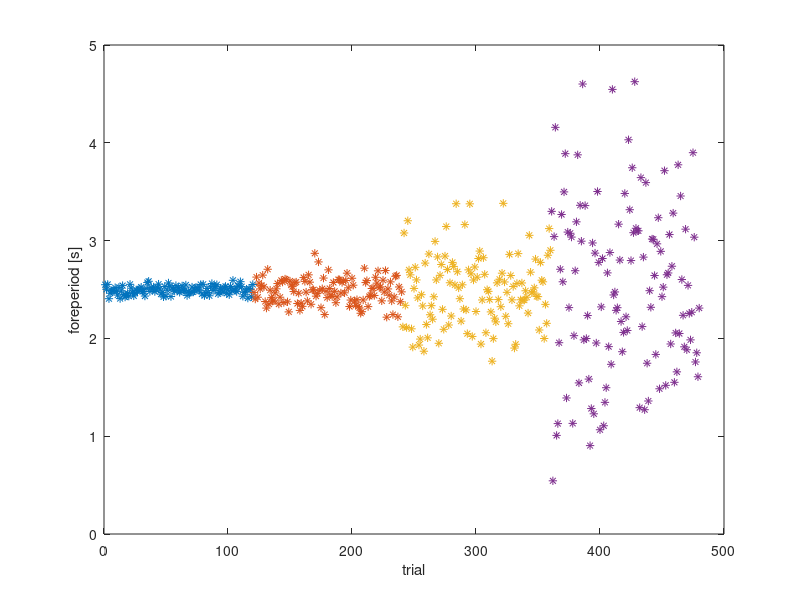

MATLAB code to generate this figure: (Note: this script raises an error after producing the figure.)

rng('shuffle')

%% parameters

t = 0:0.001:5;
m = 2.5;
s = logspace(log10(0.04), log10(0.95), 4);
% s = linspace(0.04, 0.95, 5);

n = 120;


%% sample some foreperiods and plot
figure(1);clf;

foreperiods = nan(n,size(s,2));

for i = 1:size(s,2)
    
x = normpdf(t,m,s(i));

foreperiods(:,i) = randsample(t, n, true, x);

plot((i-1)*n+1:i*n, foreperiods(:,i), 'Marker','*','LineStyle','none'); hold all;

end

xlabel('trial')
ylabel('foreperiod [s]')

min(foreperiods)
max(foreperiods)
hline(m,'k');
ylim([0, max(t)])